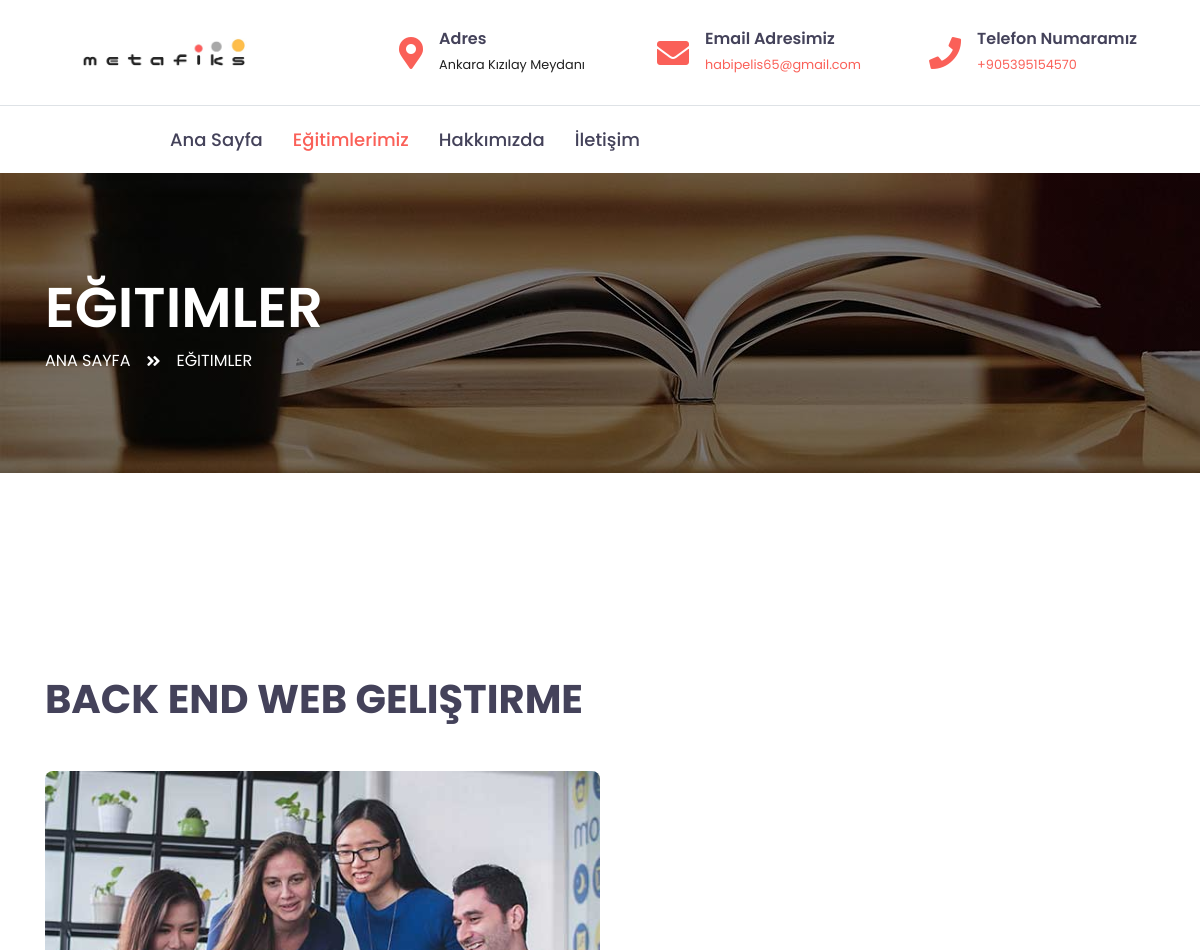
The app's page /egitimdetay/2 (upper part), older data.
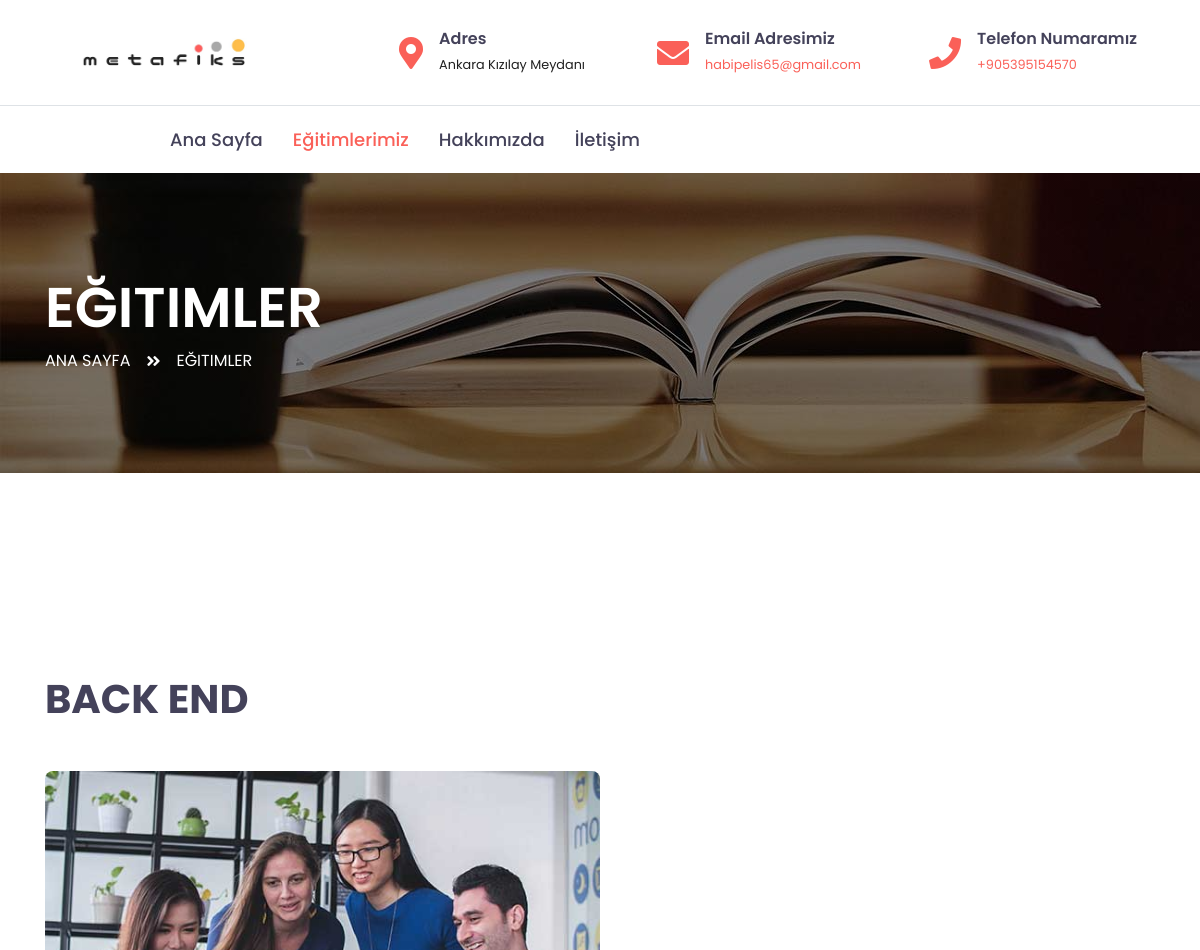
The same page, newer data.
### egitimler/models.py (models this page shows, shortened)
class egitimler(models.Model):
    STATUS = (
        ('True', 'Evet'),
        ('False', 'Hayır'),
    )
    kapak_image=models.ImageField(upload_to='images/',null=True)
    category = models.ForeignKey(kategoriler, on_delete=models.CASCADE)
    isim = models.CharField(max_length=150)
    link = models.CharField(max_length=100 , null="True")
    odeme_linki = models.CharField(max_length=255 , null="True")
    keywords = models.CharField(max_length=255)
    aciklama_kart1 = models.CharField(max_length=100)
    aciklama_kart2 = models.CharField(max_length=100)
    aciklama_kart3 = models.CharField(max_length=100)
    aciklama_kart4 = models.CharField(max_length=100)
    aciklama_kart5 = models.CharField(max_length=100)
    egitim_gunleri = models.CharField(max_length=250)
    image=models.ImageField(upload_to='images/',null=False)
    fiyat = models.DecimalField(max_digits=12, decimal_places=2,default=0)
    kontejan=models.IntegerField(default=0)
    urun_sag_metin=RichTextField()
    Durum=models.CharField(max_length=10,choices=STATUS)
    create_at=models.DateTimeField(auto_now_add=True)
    toplam_egitim_saati =models.CharField(max_length=50)
    egitim_tarihi=models.DateTimeField()
    egitim_bitis_tarihi = models.DateTimeField()
    urun_aciklama=RichTextField()
    urun_mufredat=RichTextField()
    urun_tarih_ucret=RichTextField()
    urun_sertifikalar=RichTextField()

### anasayfa/views.py (the view)
# urls.py: path('egitimdetay/<int:id>',anasayfa.tekli_secimi,name="tekli_secimi"),
def tekli_secimi(request,id):
    kurlarrim = kurlar.objects.all()
    kur = kurlar_secimi.objects.filter(kur_Adi = id).order_by("egitim_tarihi")
    egitim = egit.objects.filter(id = id)
    content = {"adresler":adresler,"email_adresi":email_adresi,
    "logo":logo,"numara":numaras,"facebook":facebook,"insta":insta,"egitim":egitim,
    "twit":twit,"linkdin":linkdin,"egitimleri":egitimleri,"kurlarrim":kurlarrim,"kur":kur}
    return render(request,"egitimler_temps/single.html",content)

### templates/egitimler_temps/single.html (shortened to what this page needs)
{% extends "leyout.html" %}
{% block header %}
    <div class="container-fluid">
        <div class="row border-top px-xl-5">
            <div class="col-lg-1 d-none d-lg-block">
            </div>
            <div class="col-lg-8">
                <nav class="navbar navbar-expand-lg bg-light navbar-light py-3 py-lg-0 px-0">
                    <div class="collapse navbar-collapse justify-content-between" id="navbarCollapse">
                        <div class="navbar-nav py-0">
                            <a href="/" class="nav-item nav-link ">Ana Sayfa</a>
                            <a href="/egitimler/" class="nav-item nav-link active">Eğitimlerimiz</a>
                            <a href="/hakkimizda/" class="nav-item nav-link ">Hakkımızda</a>
                            <a href="/iletisim/" class="nav-item nav-link">İletişim</a>
                        </div>
                    </div>
                </nav>
            </div>
        </div>
    </div>
    <div class="container-fluid page-header" style="margin-bottom: 90px;">
        <div class="container">
            <div class="d-flex flex-column justify-content-center" style="min-height: 300px">
                <h3 class="display-4 text-white text-uppercase">Eğitimler</h3>
                <div class="d-inline-flex text-white">
                    <p class="m-0 text-uppercase"><a class="text-white" href="/">Ana Sayfa</a></p>
                    <i class="fa fa-angle-double-right pt-1 px-3"></i>
                    <p class="m-0 text-uppercase">Eğitimler</p>
                </div>
            </div>
        </div>
    </div>
{% endblock header %}
{% block sidebar %}
    <div class="container-fluid py-5">
        <div class="container py-5">
            <div class="row">
                <div class="col-lg-12">
                {% for i in egitim %}
                    <div class="mb-5">
                        <h1 class="mb-5">{{i.isim}}</h1>
                        <img class="img-fluid rounded w-50 mb-4"  src="{{i.image.url}}" alt="{{i.isim}}">
                    </div>
                 {% endfor %}
                </div>
            </div>
        </div>
    </div>
{% endblock sidebar %}

Row changes from the older to the newer data that the page shows:
changed egitimler: isim "BACK END WEB GELIŞTIRME" → "BACK END"
